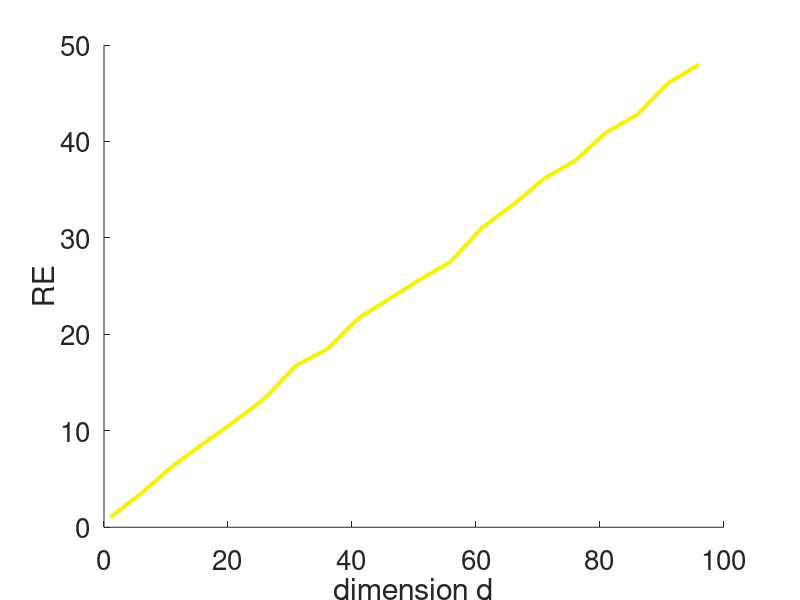

Here is the MATLAB script that generated this plot:
%% Set parameters

d_arr =(1:5:100);
L = length(d_arr);
RE= zeros(L,1);

for i=1:L
    
    d = d_arr(i);
    n_mc = 1e2;
    rng(2);
    MSE_mc = zeros(n_mc,1);
    MSE_aug_mc = zeros(n_mc,1);
    
    for j=1:n_mc
        %% MC simu
        
        X = randn(d,1);
        v = X';
        
        C_X = toeplitz([v(1) fliplr(v(2:end))], v);
        
        
        S = X*X';
        MSE_mc(j) = trace(S^2);
        S = C_X*C_X'/d;
        MSE_aug_mc(j) = trace(S^2);
        
    end
    
    MSE  = mean(MSE_mc);
    MSE_aug = mean(MSE_aug_mc);
    RE(i) = MSE/MSE_aug;
    
end
%%
figure, hold on
rng(2); a = {'-','--','-.',':'};
h1 = plot(d_arr,RE,'linewidth',3,'color',rand(1,3));
set(h1,'LineStyle',a{1});
xlabel('dimension d')
ylabel('RE')
%ylim([0,max(max(MSE),max(MSE_aug))])
set(gca,'fontsize',20)


%legend([h1,h2],{'MLE','Aug MLE'},'location','Best')

%str = sprintf( 'n=%d, n_{mc} = %d',n,n_mc);
%title(str);

savefigs = 1;
if savefigs==1
    filename = ...
        sprintf( './aug-2L-NN-circ-shift-n-mc=%d.png',...
       n_mc);
    saveas(gcf, filename,'png');
    fprintf(['Saved Results to ' filename '\n']);
end